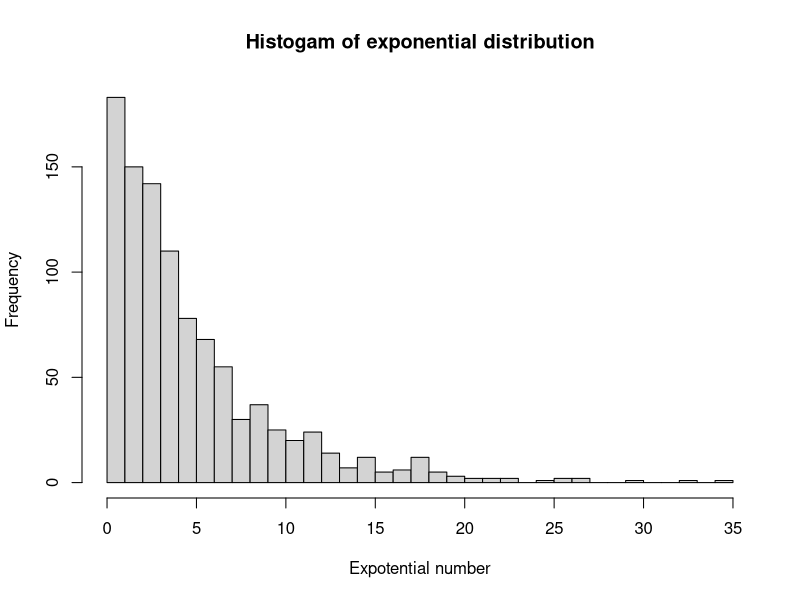
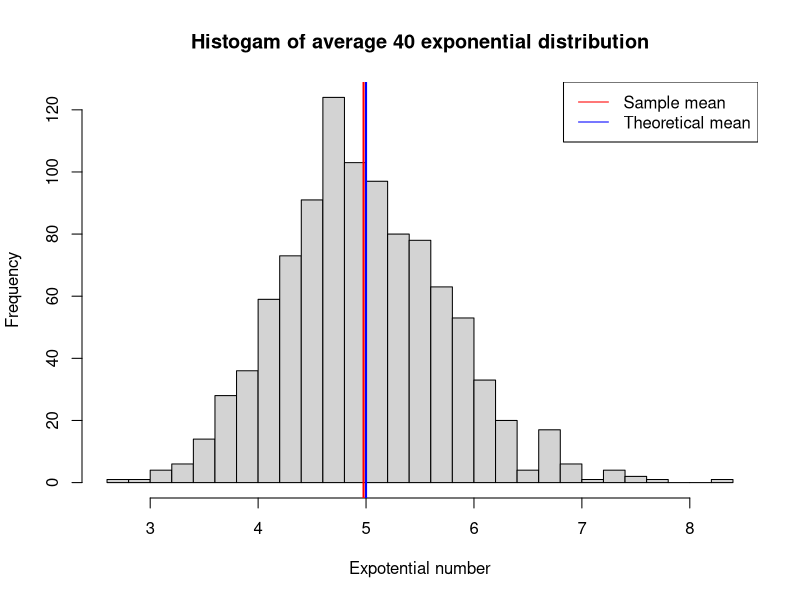
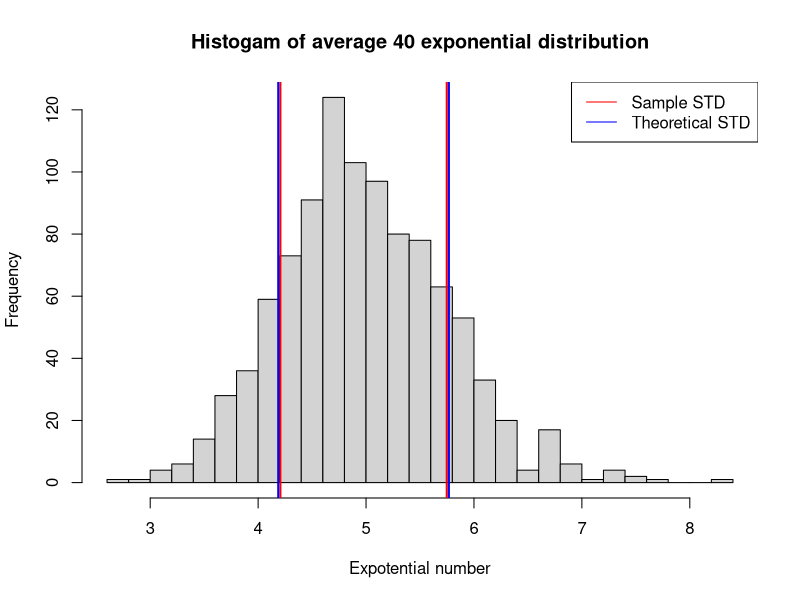
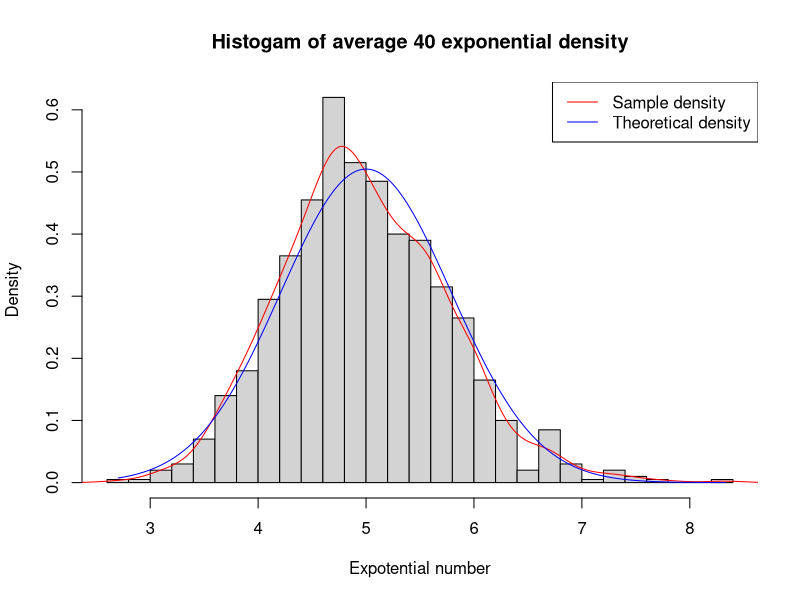
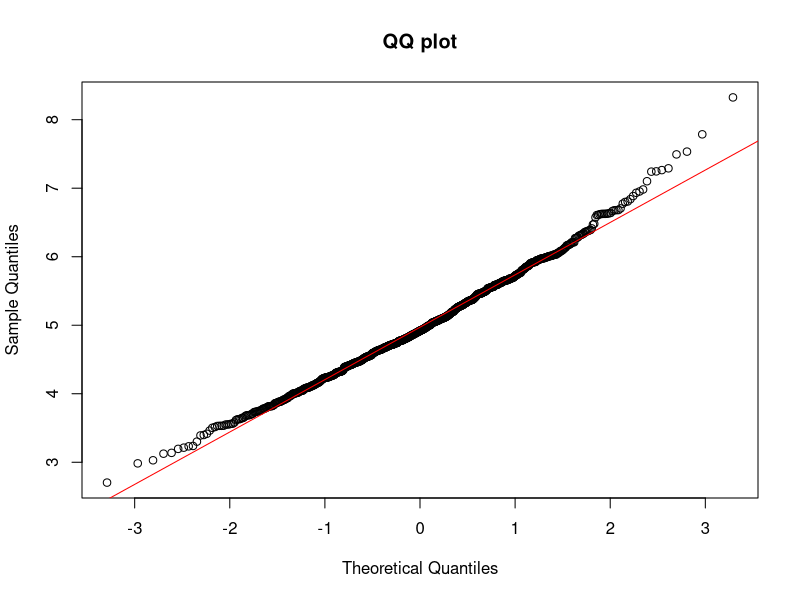

The R source for these figures, in order:
# This is for Statistical Inference Projcet 1
# Investigate the exponential distribution in R and compare it with the Central Limit Theorem.

set.seed(12345)

# set lamda for the exponential distribution
lamda <- 0.2

# set random sampel number n and avearge number m 
n <- 1000
m <- 40

# distribution of n random exponential distribution
hist(rexp(n, lamda), breaks=40,
      xlab="Expotential number", ylab="Frequency",
      main="Histogam of exponential distribution")

# distribution of n averages of m random exponentials & compare the mean
mns = NULL
for (i in 1:n) {
  mns = c(mns, mean(rexp(m, lamda)))
}
hist(mns, breaks=40, xlab="Expotential number", ylab="Frequency",
     main="Histogam of average 40 exponential distribution")
abline(v=mean(mns),col="red", lwd=2)
abline(v=1/lamda, col="blue", lwd=2)
legend("topright",c("Sample mean", "Theoretical mean"), col=c("red","blue"),
       lty=c(1,1))

# compare the variance
hist(mns, breaks=40, xlab="Expotential number", ylab="Frequency",
     main="Histogam of average 40 exponential distribution")
abline(v=mean(mns)-sd(mns),col="red", lwd=2)
abline(v=mean(mns)+sd(mns),col="red", lwd=2)
abline(v=mean(mns)-1/lamda/sqrt(m), col="blue", lwd=2)
abline(v=mean(mns)+1/lamda/sqrt(m), col="blue", lwd=2)
legend("topright",c("Sample STD", "Theoretical STD"), col=c("red","blue"),
       lty=c(1,1))


# density distribution of sample and theoretical results
hist(mns, breaks=40, prob=TRUE, xlab="Expotential number", ylab="Density",
     main="Histogam of average 40 exponential density")
lines(density(mns),col="red")
lines(seq(min(mns),max(mns),length=n),
      dnorm(seq(min(mns),max(mns),length=n),mean=1/lamda,sd=1/lamda/sqrt(m)),col="blue")
legend("topright",c("Sample density", "Theoretical density"), col=c("red","blue"),
       lty=c(1,1))

# qqplot
qqnorm(mns, main="QQ plot")
qqline(mns, col="red")


